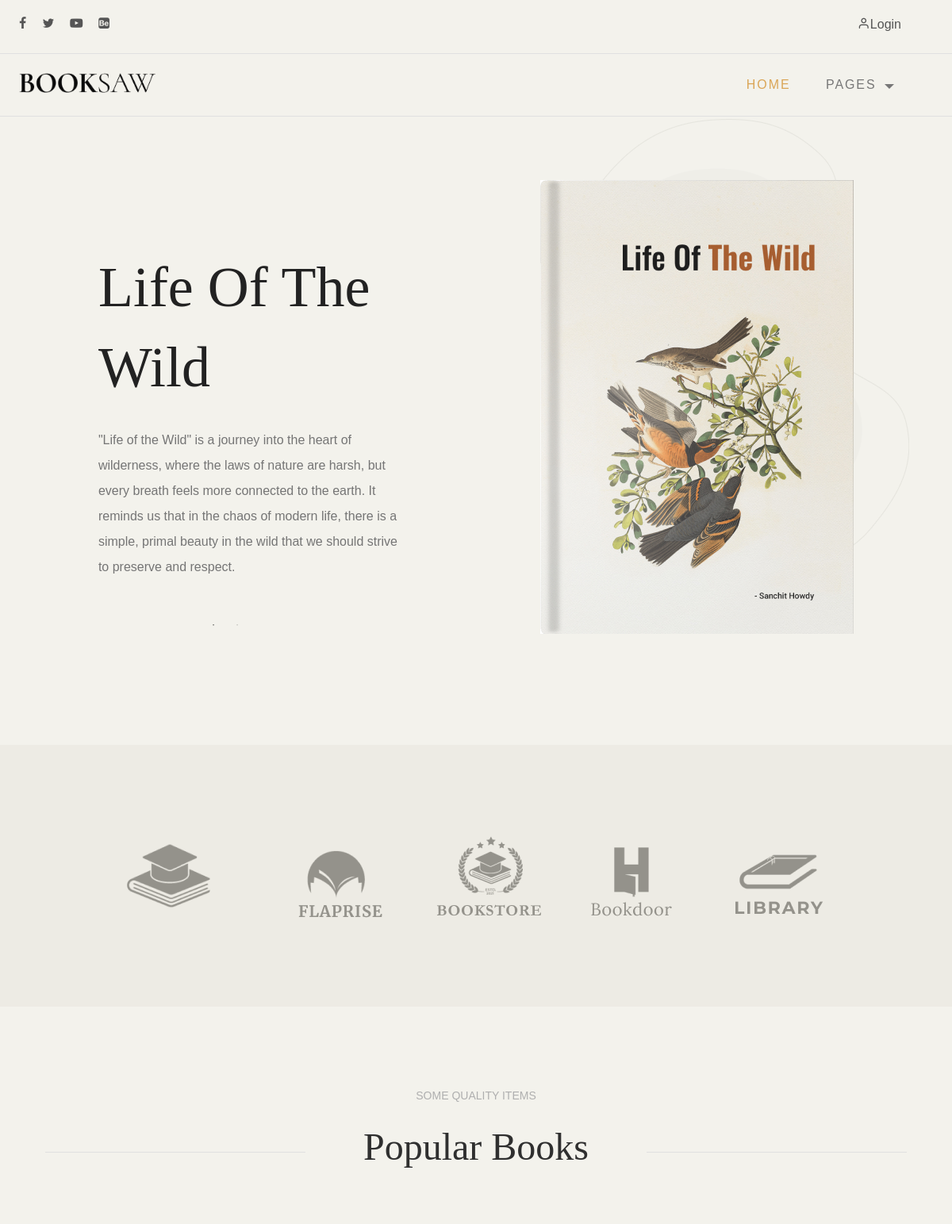
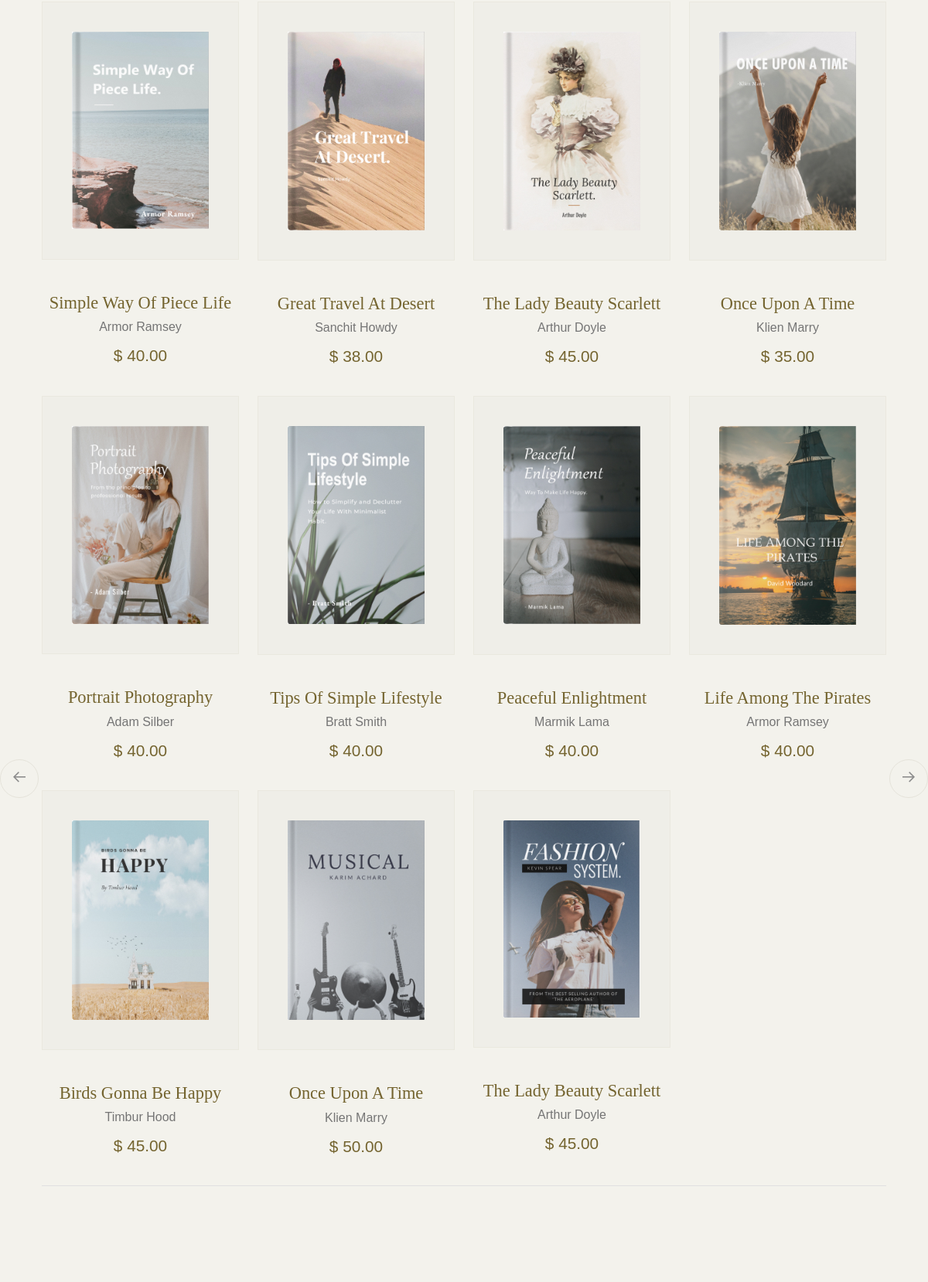
The page / (upper part) on the database its author committed (2 pictures, top to bottom).
### user/models.py (models this page shows)
class Book(models.Model):
    book_name = models.CharField(max_length=100, null=True, blank=True)
    book_author = models.CharField(max_length=100, null=True, blank=True)
    book_price = models.CharField(max_length=100, null=True, blank=True)
    book_image =  models.ImageField(upload_to='book_pics/', null=True, blank=True)

### user/views.py (the view)
# urls.py: path('', index, name="index"),
def index(request):
    dis= Book.objects.all()
    return render(request,"index.html",{'Book':dis})

### user/templates/index.html (shortened to what this page needs)
{% load static %}
<!DOCTYPE html>
<html lang="en">
<head>
	<link href="https://cdn.jsdelivr.net/npm/bootstrap@5.3.1/dist/css/bootstrap.min.css" rel="stylesheet"
>
	<link rel="stylesheet" type="text/css" href="{% static 'css/normalize.css' %}">
	<link rel="stylesheet" type="text/css" href="{% static 'icomoon/icomoon.css' %}">
	<link rel="stylesheet" type="text/css" href="{% static 'css/vendor.css' %}">
	<link rel="stylesheet" type="text/css" href="{% static 'css/style.css' %}">
</head>
<body data-bs-spy="scroll" data-bs-target="#header" tabindex="0">
	<div id="header-wrap">
		<div class="top-content">
			<div class="container-fluid">
				<div class="row">
					<div class="col-md-6">
						<div class="social-links">
							<ul>
								<li>
									<a href="#"><i class="icon icon-facebook"></i></a>
								</li>
								<li>
									<a href="#"><i class="icon icon-twitter"></i></a>
								</li>
								<li>
									<a href="#"><i class="icon icon-youtube-play"></i></a>
								</li>
								<li>
									<a href="#"><i class="icon icon-behance-square"></i></a>
								</li>
							</ul>
						</div>
					</div>
					<div class="col-md-6">
						<div class="right-element">
							{% if request.session.email %}
								<a href="{% url 'profile' %}" class="user-account for-buy"><i
										class="icon icon-user"></i><span>Account</span></a>
							{% else %}
								<a href="{% url 'signin' %}" class="user-account for-buy"><i
									class="icon icon-user"></i><span>Login</span></a>
							{% endif %}
						</div>
					</div>
				</div>
			</div>
		</div>
		<header id="header">
			<div class="container-fluid">
				<div class="row">
					<div class="col-md-2">
						<div class="main-logo">
							<a href="index.html"><img src="{% static 'images/main-logo.png' %}" alt="logo"></a>
						</div>
					</div>
					<div class="col-md-10">
						<nav id="navbar">
							<div class="main-menu stellarnav">
								<ul class="menu-list">
									<li class="menu-item active"><a href="{% url 'index' %}">Home</a></li>
									<li class="menu-item has-sub">
										<a href="#pages" class="nav-link">Pages</a>
									</li>
									<li class="menu-item"><a href="#featured-books" class="nav-link"></a>&nbsp;&nbsp;&nbsp;&nbsp;&nbsp;</li>
								</ul>
							</div>
						</nav>
					</div>
				</div>
			</div>
		</header>
	</div>
	<section id="billboard">
		<div class="container">
			<div class="row">
				<div class="col-md-12">
					<button class="prev slick-arrow">
						<i class="icon icon-arrow-left"></i>
					</button>
					<div class="main-slider pattern-overlay">
						<div class="slider-item">
							<div class="banner-content">
								<h2 class="banner-title">Life of the Wild</h2>
								<p>"Life of the Wild" is a journey into the heart of wilderness, where the laws of nature are harsh,
									but every breath feels more connected to the earth. It reminds us that in the chaos of modern life,
									there is a simple, primal beauty in the wild that we should strive to preserve and respect.</p>
							</div>
							<img src="{% static 'images/main-banner1.jpg' %}" alt="banner" class="banner-image">
						</div>
					</div>
					<button class="next slick-arrow">
						<i class="icon icon-arrow-right"></i>
					</button>
				</div>
			</div>
		</div>
	</section>
	<section id="client-holder" data-aos="fade-up">
		<div class="container">
			<div class="row">
				<div class="inner-content">
					<div class="logo-wrap">
						<div class="grid">
							<a href="#"><img src="{% static 'images/client-image1.png' %}" alt="client"></a>
							<a href="#"><img src="{% static 'images/client-image2.png' %}" alt="client"></a>
							<a href="#"><img src="{% static 'images/client-image3.png' %}" alt="client"></a>
							<a href="#"><img src="{% static 'images/client-image4.png' %}" alt="client"></a>
							<a href="#"><img src="{% static 'images/client-image5.png' %}" alt="client"></a>
						</div>
					</div>
				</div>
			</div>
		</div>
	</section>
	<section id="featured-books" class="py-5 my-5">
		<div class="container">
			<div class="row">
				<div class="col-md-12">
					<div class="section-header align-center">
						<div class="title">
							<span>Some quality items</span>
						</div>
						<h2 class="section-title">Popular Books</h2>
					</div>
					<div class="product-list" data-aos="fade-up">
						<div class="row">
							{% for i in Book %}
							<div class="col-md-3">
								<div class="product-item">
									<figure class="product-style">
										<img src="{{ i.book_image.url }}" alt="Books" class="product-item">
									</figure>
									<figcaption>
										<h3>{{i.book_name}}</h3>
										<span>{{i.book_author}}</span>
										<div class="item-price">{{i.book_price}}</div>
									</figcaption>
								</div>
							</div>
							{% endfor %}
						</div>
					</div>
				</div>
			</div>
		</div>
	</section>
	<br><br>
</body>
</html>

### user/static/icomoon/icomoon.css (style rules this page uses)
[class^="icon-"], [class*=" icon-"] { font-family: 'icomoon' !important; speak: never; font-style: normal; font-weight: normal; font-variant: normal; text-transform: none; line-height: 1; -webkit-font-smoothing: antialiased; -moz-osx-font-smoothing: grayscale; }
.icon-user:before { content: "\e907"; }
.icon-arrow-left:before { content: "\e900"; }
.icon-arrow-right:before { content: "\e901"; }
.icon-twitter:before { content: "\f099"; }
.icon-facebook:before { content: "\f09a"; }
.icon-youtube-play:before { content: "\f16a"; }
.icon-behance-square:before { content: "\f1b5"; }

### rows shown on the page
Book: book_image (picture), book_name "Simple Way Of Piece Life", book_author "Armor Ramsey", book_price "$ 40.00"
Book: book_image (picture), book_name "Great Travel At Desert", book_author "Sanchit Howdy", book_price "$ 38.00"
Book: book_image (picture), book_name "The Lady Beauty Scarlett", book_author "Arthur Doyle", book_price "$ 45.00"
Book: book_image (picture), book_name "Once Upon A Time", book_author "Klien Marry", book_price "$ 35.00"
Book: book_image (picture), book_name "Portrait Photography", book_author "Adam Silber", book_price "$ 40.00"
Book: book_image (picture), book_name "Tips Of Simple Lifestyle", book_author "Bratt Smith", book_price "$ 40.00"
Book: book_image (picture), book_name "Peaceful Enlightment", book_author "Marmik Lama", book_price "$ 40.00"
Book: book_image (picture), book_name "Life Among The Pirates", book_author "Armor Ramsey", book_price "$ 40.00"
Book: book_image (picture), book_name "Birds Gonna Be Happy", book_author "Timbur Hood", book_price "$ 45.00"
Book: book_image (picture), book_name "Once Upon A Time", book_author "Klien Marry", book_price "$ 50.00"
Book: book_image (picture), book_name "The Lady Beauty Scarlett", book_author "Arthur Doyle", book_price "$ 45.00"
